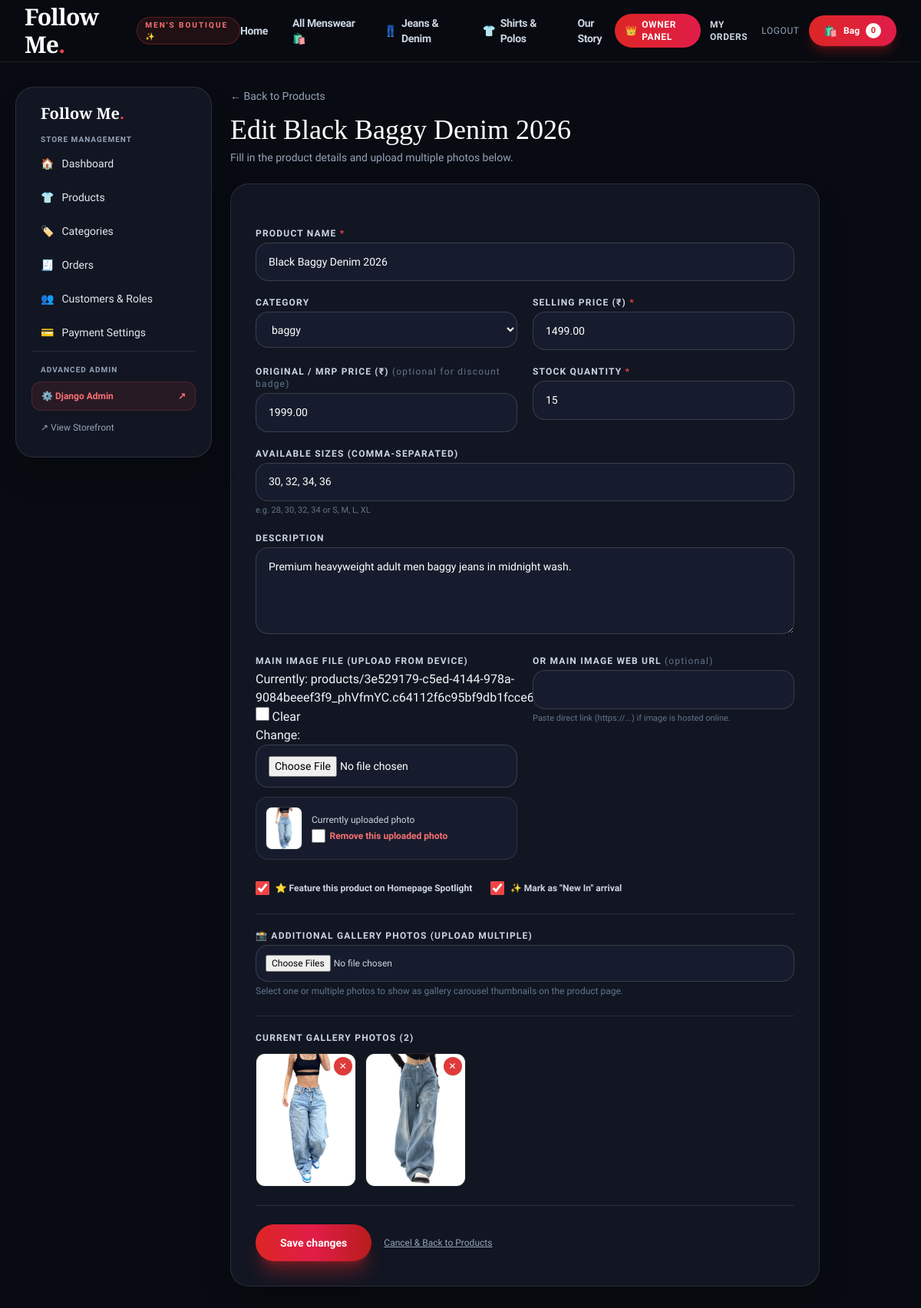
Screenshot of /owner/products/5/edit/ (signed in) with the database file from the repository.
### shop/models.py (models this page shows, shortened)
class Product(models.Model):
    GST_CHOICES = (
        (Decimal("0.00"), "0% (Exempt)"),
        (Decimal("5.00"), "5% GST (Apparel <= ₹1000)"),
        (Decimal("12.00"), "12% GST (Apparel > ₹1000)"),
        (Decimal("18.00"), "18% GST (Luxury / Accessories)"),
        (Decimal("28.00"), "28% GST"),
    )
    name = models.CharField(max_length=180)
    slug = models.SlugField(unique=True)
    category = models.ForeignKey(Category, on_delete=models.SET_NULL, null=True, blank=True)
    description = models.TextField(blank=True)
    price = models.DecimalField(max_digits=10, decimal_places=2, help_text="Base price before GST or selling price")
    compare_at_price = models.DecimalField(max_digits=10, decimal_places=2, null=True, blank=True)
    gst_rate = models.DecimalField(max_digits=5, decimal_places=2, choices=GST_CHOICES, default=Decimal("5.00"))
    image = models.ImageField(upload_to="products/", blank=True, null=True)
    image_url = models.URLField(blank=True)
    sizes = models.CharField(max_length=120, default="S,M,L,XL")
    stock = models.PositiveIntegerField(default=0)
    featured = models.BooleanField(default=False)
    is_new = models.BooleanField(default=True)
    created_at = models.DateTimeField(auto_now_add=True)
    class Meta:
        ordering = ["-created_at"]

class ProductImage(models.Model):
    product = models.ForeignKey(Product, on_delete=models.CASCADE, related_name="gallery_images")
    image = models.ImageField(upload_to="products/gallery/")
    created_at = models.DateTimeField(auto_now_add=True)

### shop/views.py (the view)
    def _wrapped_view(request, *args, **kwargs):
        if not is_owner_or_staff(request.user):
            messages.error(request, "Access restricted. Only store administrators can access this page.")
            return redirect("home")
        return view_func(request, *args, **kwargs)

### shop/forms.py
class ProductForm(forms.ModelForm):
    class Meta:
        model = Product
        fields = (
            "name",
            "category",
            "description",
            "price",
            "compare_at_price",
            "gst_rate",
            "image",
            "image_url",
            "sizes",
            "stock",
            "featured",
            "is_new",
        )
        widgets = {"description": forms.Textarea(attrs={"rows": 4})}

### shop/context_processors.py (called while the page is built)
def cart_count(request):
    cart = request.session.get("cart", {})
    return {"cart_count": sum(item.get("quantity", 0) for item in cart.values())}

def shop_settings(request):
    return {"shop_settings": ShopSettings.objects.first()}

def is_owner_check(request):
    if not request.user.is_authenticated:
        return {"is_owner": False}
    if request.user.is_staff or request.user.is_superuser:
        return {"is_owner": True}
    profile = Profile.objects.filter(user=request.user).first()
    return {"is_owner": profile is not None and profile.role == "owner"}

### shop/models.py (called while the page is built)
    def __str__(self):
        return self.name

### shop/views.py (called while the page is built)
def is_owner_or_staff(user):
    if not user.is_authenticated:
        return False
    if user.is_staff or user.is_superuser:
        return True
    profile = Profile.objects.filter(user=user).first()
    return profile is not None and profile.role == "owner"

def owner_required(view_func):
    def _wrapped_view(request, *args, **kwargs):
        if not is_owner_or_staff(request.user):
            messages.error(request, "Access restricted. Only store administrators can access this page.")
            return redirect("home")
        return view_func(request, *args, **kwargs)
    return login_required(_wrapped_view)

### templates/owner/product_form.html (shortened to what this page needs)
{% extends "owner/base.html" %}
{% block owner_content %}
<div class="max-w-3xl">
  <a href="{% url 'owner_products' %}" class="inline-flex items-center gap-1 text-sm text-slate-400 hover:text-white font-medium">← Back to Products</a>
  <h1 class="display text-4xl mt-3 text-white">{{ heading }}</h1>
  <p class="text-slate-400 mt-1.5 text-sm">Fill in the product details and upload multiple photos below.</p>
  <form method="post" enctype="multipart/form-data" class="bg-[#111622] border border-white/10 rounded-3xl p-6 sm:p-8 mt-6 space-y-6 shadow-2xl">
    <div class="grid sm:grid-cols-2 gap-5">
      <div class="sm:col-span-2">
        <label class="block text-xs uppercase tracking-widest text-slate-300 font-semibold mb-1">
          Product Name <span class="text-red-500">*</span>
        </label>
        {{ form.name }}
      </div>
      <div>
        <label class="block text-xs uppercase tracking-widest text-slate-300 font-semibold mb-1">Category</label>
        {{ form.category }}
      </div>
      <div>
        <label class="block text-xs uppercase tracking-widest text-slate-300 font-semibold mb-1">
          Selling Price (₹) <span class="text-red-500">*</span>
        </label>
        {{ form.price }}
      </div>
      <div>
        <label class="block text-xs uppercase tracking-widest text-slate-300 font-semibold mb-1">
          Original / MRP Price (₹) <span class="text-slate-500 font-normal lowercase">(optional for discount badge)</span>
        </label>
        {{ form.compare_at_price }}
      </div>
      <div>
        <label class="block text-xs uppercase tracking-widest text-slate-300 font-semibold mb-1">
          Stock Quantity <span class="text-red-500">*</span>
        </label>
        {{ form.stock }}
      </div>
      <div class="sm:col-span-2">
        <label class="block text-xs uppercase tracking-widest text-slate-300 font-semibold mb-1">
          Available Sizes (comma-separated)
        </label>
        {{ form.sizes }}
        <p class="text-[11px] text-slate-500 mt-1">e.g. 28, 30, 32, 34 or S, M, L, XL</p>
      </div>
      <div class="sm:col-span-2">
        <label class="block text-xs uppercase tracking-widest text-slate-300 font-semibold mb-1">Description</label>
        {{ form.description }}
      </div>
      <div>
        <label class="block text-xs uppercase tracking-widest text-slate-300 font-semibold mb-1">
          Main Image File (Upload from device)
        </label>
        {{ form.image }}
        {% if product and product.image %}
        <div class="mt-3 flex items-center gap-3 p-3 bg-[#161c2d] rounded-2xl border border-white/10">
          <img src="{{ product.image.url }}" class="w-12 h-14 object-cover rounded-lg border border-white/10 shrink-0" alt="Current image">
          <div class="text-xs">
            <p class="text-slate-300 font-medium">Currently uploaded photo</p>
            <label class="flex items-center gap-1.5 text-red-400 hover:text-red-300 cursor-pointer mt-1 font-semibold">
              <input type="checkbox" name="clear_main_image" value="1" class="rounded">
              Remove this uploaded photo
            </label>
          </div>
        </div>
        {% endif %}
      </div>
      <div>
        <label class="block text-xs uppercase tracking-widest text-slate-300 font-semibold mb-1">
          Or Main Image Web URL <span class="text-slate-500 font-normal lowercase">(optional)</span>
        </label>
        {{ form.image_url }}
        <p class="text-[11px] text-slate-500 mt-1">Paste direct link (https://...) if image is hosted online.</p>
      </div>
      <div class="sm:col-span-2 flex flex-wrap gap-6 pt-2">
        <label class="flex items-center gap-2 text-xs font-semibold text-slate-300 cursor-pointer">
          {{ form.featured }}
          <span>⭐ Feature this product on Homepage Spotlight</span>
        </label>
        <label class="flex items-center gap-2 text-xs font-semibold text-slate-300 cursor-pointer">
          {{ form.is_new }}
          <span>✨ Mark as "New In" arrival</span>
        </label>
      </div>
    </div>
    <div class="pt-5 border-t border-white/10">
      <label class="block text-xs uppercase tracking-widest text-slate-300 font-semibold mb-1">
        📸 Additional Gallery Photos (Upload Multiple)
      </label>
      <input type="file" name="gallery_images" multiple accept="image/*"
             class="w-full border border-white/15 rounded-2xl p-3 text-xs bg-[#161c2d] text-slate-300 focus:outline-none focus:border-red-500" />
      <p class="text-xs text-slate-500 mt-1">Select one or multiple photos to show as gallery carousel thumbnails on the product page.</p>
    </div>
    {% if product and product.gallery_images.all %}
    <div class="pt-5 border-t border-white/10">
      <label class="block text-xs uppercase tracking-widest text-slate-300 font-semibold mb-3">
        Current Gallery Photos ({{ product.gallery_images.count }})
      </label>
      <div class="grid grid-cols-3 sm:grid-cols-4 md:grid-cols-5 gap-3">
        {% for g in product.gallery_images.all %}
        <div class="relative group rounded-xl overflow-hidden border border-white/10 aspect-[3/4] bg-[#090d16]">
          <img src="{{ g.image.url }}" class="w-full h-full object-cover" alt="Gallery photo">
          <button type="submit" formaction="{% url 'owner_product_delete_gallery_image' g.id %}" onclick="return confirm('Remove this photo from gallery?');"
            class="absolute top-1 right-1 bg-red-600 hover:bg-red-700 text-white rounded-full w-6 h-6 flex items-center justify-center text-xs opacity-90 group-hover:opacity-100 transition shadow">
            ✕
          </button>
        </div>
        {% endfor %}
      </div>
    </div>
    {% endif %}
    <div class="flex items-center gap-4 pt-6 border-t border-white/10">
      <button type="submit" class="bg-gradient-to-r from-red-600 via-rose-600 to-red-700 hover:from-red-500 hover:to-rose-500 text-white rounded-full px-8 py-3.5 text-sm font-bold shadow-xl shadow-red-600/35 transition transform hover:-translate-y-0.5">
        {{ button }}
      </button>
      <a href="{% url 'owner_products' %}" class="text-xs text-slate-400 hover:text-white font-medium underline">
        Cancel & Back to Products
      </a>
    </div>
  </form>
</div>
{% endblock %}

### templates/base.html (style rules this page uses)
body { font-family: 'Plus Jakarta Sans', sans-serif; background-color: #080b11; color: #f1f5f9; }
.display { font-family: 'Playfair Display', serif; }

### templates/owner/product_form.html (style rules this page uses)
input, textarea, select { width: 100%; border: 1px solid rgba(255, 255, 255, 0.15); background-color: #161c2d; color: #ffffff; border-radius: 1rem; padding: 0.85rem 1rem; font-size: 0.875rem; outline: none; transition: all 0.15s ease; }
input[type=checkbox] { width: 1.1rem; height: 1.1rem; accent-color: #ef4444; cursor: pointer; border-radius: 0.35rem; }

### rows the page displays
Product: name "Black Baggy Denim 2026", category "baggy", price "1499.00", compare_at_price "1999.00", stock "15", sizes "30, 32, 34, 36", description "Premium heavyweight adult men baggy jeans in midnight wash.", image (picture), featured "☑", is_new "☑", gallery_images.count "2"
ProductImage: image (picture)
ProductImage: image (picture)

### other values shown
{{ cart_count }} "0"
{{ heading }} "Edit Black Baggy Denim 2026"
{{ button }} "Save changes"
